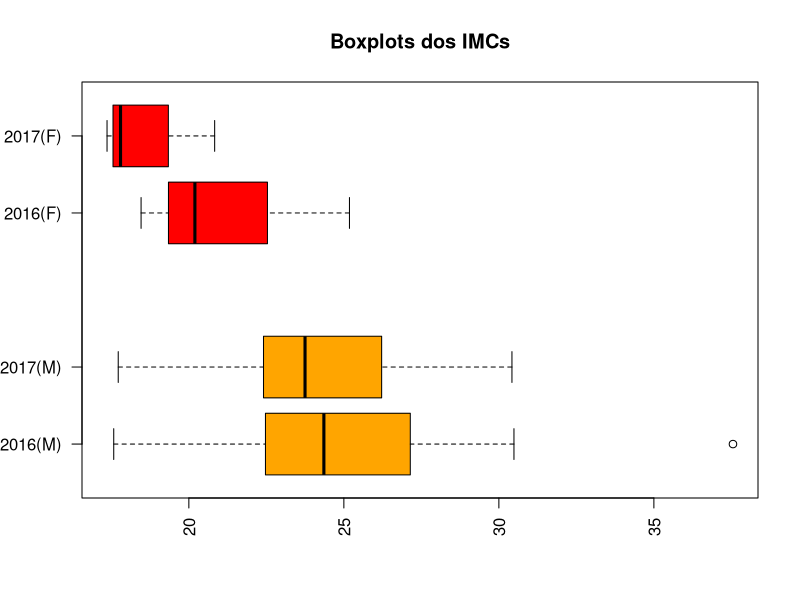

Generate this figure with R:
## ---- chunk 1
knitr::opts_chunk$set(echo = TRUE)
## ---- chunk 2

# importação dos dados
raw_data_2016 <- read.csv(file = 'imc_20162.csv')
raw_data_2017 <- read.csv(file = 'CS01_20172.csv', sep=';')

head(raw_data_2016)
head(raw_data_2017)
## ---- chunk 3

# Filtra dados apenas de estudantes do ppgee (necessario apenas em 2016)
raw_data_2016 <- subset(raw_data_2016, Course=="PPGEE")

# renomeia coluna de 2016
names(raw_data_2016)[names(raw_data_2016) == "Gender"] <- "Sex"

# renomeia coluna de 2017
names(raw_data_2017)[names(raw_data_2017) == "height.m"] <- "Height.m"
## ---- chunk 4

# cria coluna com calculo do IMC
raw_data_2016$IMC = raw_data_2016$Weight.kg / (raw_data_2016$Height.m * raw_data_2016$Height.m)
raw_data_2017$IMC = raw_data_2017$Weight.kg / (raw_data_2017$Height.m * raw_data_2017$Height.m)

# separa entre masculino e feminino e armazena apenas o IMC
imc_m_2016 <- subset(raw_data_2016, Sex=="M")$IMC
imc_f_2016 <- subset(raw_data_2016, Sex=="F")$IMC
imc_m_2017 <- subset(raw_data_2017, Sex=="M")$IMC
imc_f_2017 <- subset(raw_data_2017, Sex=="F")$IMC
## ---- chunk 5

# imprime um sumario com as principais informações estatisticas dos IMCs
summary(imc_m_2016)
summary(imc_m_2017)
summary(imc_f_2016)
summary(imc_f_2017)
## ---- chunk 6
# boxplot
boxplot(imc_m_2016, imc_m_2017, imc_f_2016, imc_f_2017,
main = "Boxplots dos IMCs",
at = c(1,2,4,5),
names = c("2016(M)", "2017(M)", "2016(F)", "2017(F)"),
las = 2,
col = c("orange","orange", "red", "red"),
horizontal = TRUE,
notch = FALSE
)
## ---- chunk 7
# teste de Shapiro-Wilk
shapiro.test(imc_m_2016)
shapiro.test(imc_m_2017)
shapiro.test(imc_f_2016)
shapiro.test(imc_f_2017)
## ---- chunk 8
# Teste F
var.test(imc_m_2016, imc_m_2017, alternative = "two.sided")
## ---- chunk 9
# teste t de student
t.test(imc_m_2016, imc_m_2017, var.equal=TRUE)
## ---- chunk 10
# teste t de Welch
t.test(imc_m_2016, imc_m_2017, "two.sided", mu=0, conf.level = 0.95)
## ---- chunk 11
# d de Cohen
## ---- chunk 12
# Poder do Teste - Ainda não implementado
## ---- chunk 13
# teste de ??? - ainda não implementado
## ---- chunk 14
# Poder do Teste - ainda não implementado 
## ---- chunk 15
# Teste para a hipótese estatística - ainda não implementado 
